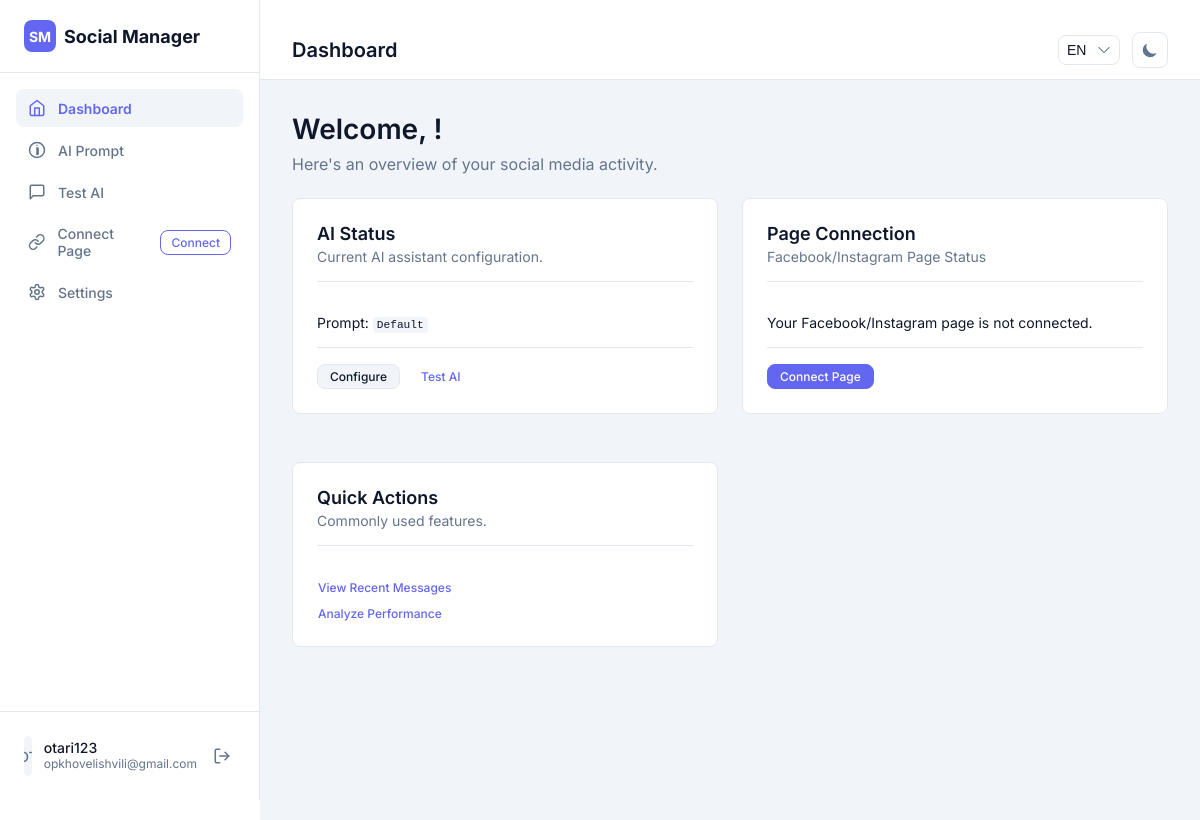
Before: /home/ (signed in) with the older database file.
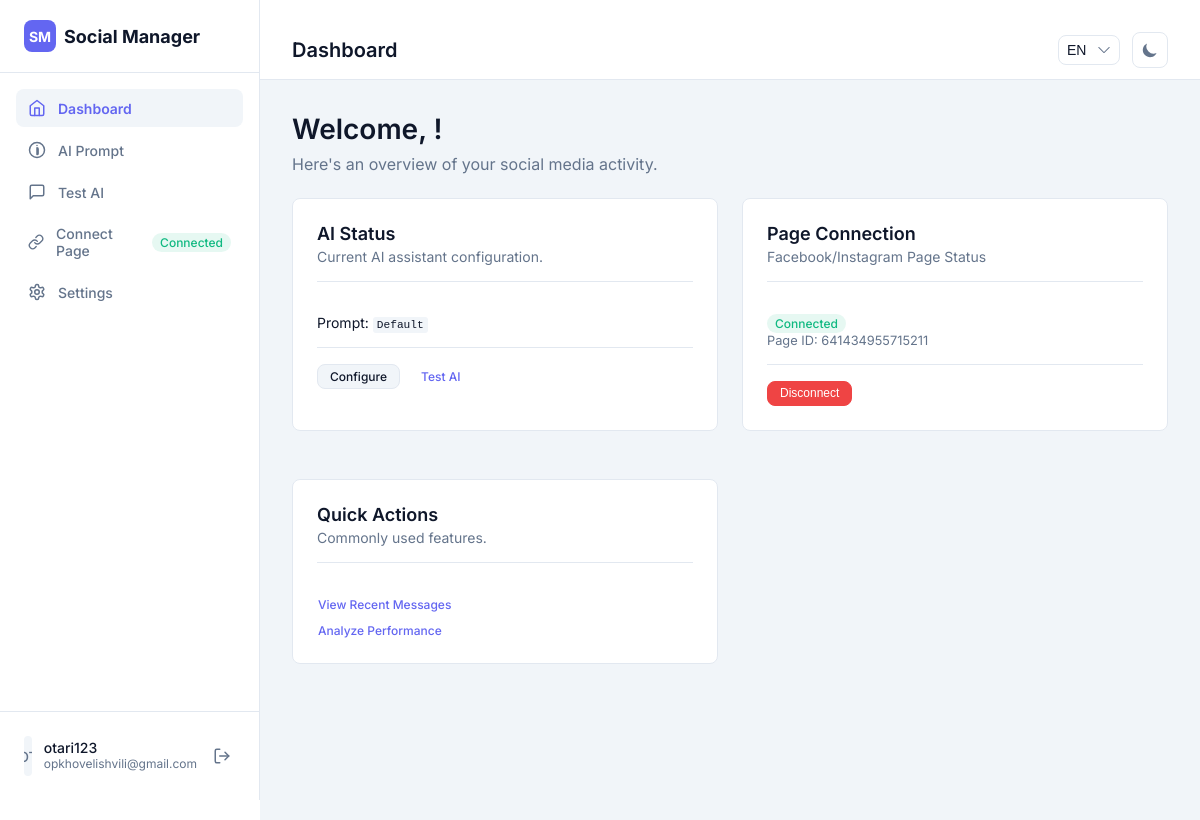
After: the same page with the newer database file.
### socialapp/models.py (models this page shows)
class CustomUser(AbstractUser):
    is_paid = models.BooleanField(default=False)
    meta_access_token = models.CharField(max_length=255, blank=True, null=True)
    page_id = models.CharField(max_length=255, blank=True, null=True)  # Add this
    page_access_token = models.CharField(max_length=255, blank=True, null=True)
    email = models.EmailField(unique=True)
    system_prompt = models.TextField(blank=True, null=True)

### socialapp/views.py (the view)
# urls.py: path('home/', socialapp_views.home, name='home'),
@login_required
def home(request):
    has_meta_creds = False
    if isinstance(request.user, CustomUser):
         has_meta_creds = bool(request.user.page_id and request.user.page_access_token)
    context = {
        'user': request.user,
        'has_meta_creds': has_meta_creds
        }
    return render(request, 'home.html', context)

### socialapp/templates/home.html (shortened to what this page needs)
{% extends "base_generic.html" %}
{% load static i18n %}
{% block header_title %}{% trans "Dashboard" %}{% endblock header_title %}
{% block content %}
  <h1 class="welcome-heading">{% blocktrans %}Welcome, {{ request.user.username }}!{% endblocktrans %}</h1>
  <p class="info-text">{% trans "Here's an overview of your social media activity." %}</p>
  <div style="display: grid; grid-template-columns: repeat(auto-fit, minmax(280px, 1fr)); gap: 1.5rem;">
    <div class="card">
        <div class="card-header">
            <h3 class="card-title">{% trans "AI Status" %}</h3>
            <p class="card-description">{% trans "Current AI assistant configuration." %}</p>
        </div>
        <div class="card-content">
            <p>{% trans "Prompt:" %} <code style="font-size: 0.8em; background-color: var(--secondary); padding: 2px 4px; border-radius: 3px;">{{ system_prompt|default:_("Default")|truncatechars:50 }}</code></p>
        </div>
         <div class="card-footer">
            <a href="{% url 'update_system_prompt' %}" class="button button-secondary button-sm">{% trans "Configure" %}</a>
            <a href="{% url 'test_ai_conversation' %}" class="button button-ghost button-sm">{% trans "Test AI" %}</a>
        </div>
    </div>
    <div class="card">
        <div class="card-header">
            <h3 class="card-title">{% trans "Page Connection" %}</h3>
             <p class="card-description">{% trans "Facebook/Instagram Page Status" %}</p>
        </div>
        <div class="card-content">
           {% if user.is_authenticated %}
                {% if user.page_id and user.page_access_token %}
                    <p><span class="nav-status-indicator nav-status-ok">{% trans "Connected" %}</span></p>
                    <p style="font-size: 0.8rem; color: var(--muted-foreground);">{% trans "Page ID:" %} {{ user.page_id }}</p>
                {% else %}
                    <p>{% trans "Your Facebook/Instagram page is not connected." %}</p>
                {% endif %}
           {% else %}
                 <p>{% trans "Login to manage page connections." %}</p>
           {% endif %}
        </div>
         <div class="card-footer">
             {% if user.is_authenticated %}
                 {% if user.page_id and user.page_access_token %}
                     <form action="{% url 'disconnect-page' %}" method="post" style="display: inline;">
                         <button type="submit" class="button button-destructive button-sm"
                                 onclick="return confirm('{% trans "Are you sure you want to disconnect this page? AI responses will stop and your subscription may be cancelled." %}')">
                             {% trans "Disconnect" %}
                         </button>
                     </form>
                 {% else %}
                     <a href="{% url 'meta_auth' %}" class="button button-primary button-sm">{% trans "Connect Page" %}</a>
                 {% endif %}
             {% else %}
                 <a href="{% url 'account_login' %}" class="button button-secondary button-sm">{% trans "Login" %}</a>
             {% endif %}
        </div>
    </div>
     <div class="card">
        <div class="card-header">
            <h3 class="card-title">{% trans "Quick Actions" %}</h3>
             <p class="card-description">{% trans "Commonly used features." %}</p>
        </div>
        <div class="card-content">
           <ul style="list-style: none; padding: 0; margin: 0; display: flex; flex-direction: column; gap: 0.5rem;">
               <li><a href="#" class="button button-link button-sm" style="text-decoration: none; padding: 0;">{% trans "View Recent Messages" %}</a></li>
               <li><a href="#" class="button button-link button-sm" style="text-decoration: none; padding: 0;">{% trans "Analyze Performance" %}</a></li>
           </ul>
        </div>
    </div>
  </div>
{% endblock content %}

### socialapp/templates/base_generic.html (shortened to what this page needs)
<!DOCTYPE html>
{% load i18n static %}
<html lang="{{ request.LANGUAGE_CODE|default:"en" }}">
<head>
  {% load static %}
  <link rel="stylesheet" href="https://cdnjs.cloudflare.com/ajax/libs/font-awesome/6.4.0/css/all.min.css" />
  <link rel="stylesheet" href="{% static 'styles/base.css' %}" />
</head>
<body class="{% if request.COOKIES.darkMode == 'true' %}dark{% endif %}">
  <div class="layout">
    <aside class="sidebar">
         <div class="sidebar-header">
            <a href="{% url 'home' %}" class="logo">
            <div class="logo-icon">SM</div>
            <span>{% trans "Social Manager" %}</span>
            </a>
        </div>
        <nav class="nav-items">
            <a href="{% url 'home' %}" class="nav-item {% if request.resolver_match.url_name == 'home' %}active{% endif %}">
                <svg class="icon" xmlns="http://www.w3.org/2000/svg" viewBox="0 0 24 24" fill="none" stroke-linecap="round" stroke-linejoin="round"><path d="M3 9l9-7 9 7v11a2 2 0 0 1-2 2H5a2 2 0 0 1-2-2z"></path><polyline points="9 22 9 12 15 12 15 22"></polyline></svg>
                {% trans "Dashboard" %}
            </a>
            <a href="{% url 'update_system_prompt' %}" class="nav-item {% if request.resolver_match.url_name == 'update_system_prompt' %}active{% endif %}">
                <svg class="icon" xmlns="http://www.w3.org/2000/svg" viewBox="0 0 24 24" fill="none" stroke-linecap="round" stroke-linejoin="round"><path d="M12 2a10 10 0 1 0 10 10A10 10 0 0 0 12 2Z"></path><path d="M12 18a1.5 1.5 0 0 0 1.5-1.5v-6A1.5 1.5 0 0 0 12 9z"></path><path d="M12 6h.01"></path></svg>
                {% trans "AI Prompt" %}
            </a>
            <a href="{% url 'test_ai_conversation' %}" class="nav-item {% if request.resolver_match.url_name == 'test_ai_conversation' or request.resolver_match.url_name == 'send_test_message' %}active{% endif %}">
                <svg class="icon" xmlns="http://www.w3.org/2000/svg" viewBox="0 0 24 24" fill="none" stroke-linecap="round" stroke-linejoin="round"><path d="M21 15a2 2 0 0 1-2 2H7l-4 4V5a2 2 0 0 1 2-2h14a2 2 0 0 1 2 2z"></path></svg>
                {% trans "Test AI" %}
            </a>
            <div class="nav-item">
                <svg class="icon" xmlns="http://www.w3.org/2000/svg" viewBox="0 0 24 24" fill="none" stroke-linecap="round" stroke-linejoin="round"><path d="M10 13a5 5 0 0 0 7.54.54l3-3a5 5 0 0 0-7.07-7.07l-1.72 1.71"></path><path d="M14 11a5 5 0 0 0-7.54-.54l-3 3a5 5 0 0 0 7.07 7.07l1.71-1.71"></path></svg>
                {% trans "Connect Page" %}
                {% if user.is_authenticated and user.page_id and user.page_access_token %}
                    <span class="nav-status-indicator nav-status-ok" title="{% blocktrans with page_id=user.page_id %}Facebook/Instagram Page Connected (ID: {{ page_id }}){% endblocktrans %}">{% trans "Connected" %}</span>
                {% elif user.is_authenticated %}
                    <a href="{% url 'meta_auth' %}" class="connect-link">{% trans "Connect" %}</a>
                {% else %}
                    <span class="nav-status-indicator" title="{% trans 'Login to connect' %}">{% trans "N/A" %}</span>
                {% endif %}
            </div>
            <a href="#" class="nav-item">
                {% trans "Settings" %}
            </a>
        </nav>
        <div class="sidebar-footer">
             {% if user.is_authenticated %}
            <div class="user-profile">
                <div class="avatar">
                    {{ request.user.username|slice:":2"|upper }}
                </div>
                <div class="user-info">
                    <div class="user-name">{{ request.user.get_full_name|default:request.user.username }}</div>
                    <div class="user-email">{{ request.user.email|default:"" }}</div>
                </div>
                <form method="post" action="{% url 'account_logout' %}" style="display: inline;">
                    <button type="submit" class="logout-button" title="{% trans 'Log out' %}">
                        <svg xmlns="http://www.w3.org/2000/svg" viewBox="0 0 24 24" fill="none" stroke="currentColor" stroke-width="2" stroke-linecap="round" stroke-linejoin="round">
                        <path d="M9 21H5a2 2 0 0 1-2-2V5a2 2 0 0 1 2-2h4"></path>
                        <polyline points="16 17 21 12 16 7"></polyline>
                        <line x1="21" y1="12" x2="9" y2="12"></line>
                        </svg>
                    </button>
                </form>
            </div>
            {% else %}
            <div class="text-center">
                <a href="{% url 'account_login' %}" class="button button-primary w-full">{% trans "Sign In" %}</a>
            </div>
            {% endif %}
        </div>
    </aside>
    <div class="main-content-wrapper">
        <header class="main-header">
            <div class="page-title">{% block header_title %}{% endblock %}</div>
            <div class="header-controls">
                {% get_available_languages as AVAILABLE_LANGUAGES %}
                {% if AVAILABLE_LANGUAGES|length > 1 %}
                <form action="{% url 'set_language' %}" method="post" class="language-switcher">
                    <select name="language" aria-label="{% trans 'Change language' %}" title="{% trans 'Change language' %}" onchange="this.form.submit()">
                        {% get_current_language as CURRENT_LANGUAGE_CODE %}
                        {% get_language_info_list for AVAILABLE_LANGUAGES as languages %}
                        {% for language in languages %}
                            <option value="{{ language.code }}"{% if language.code == CURRENT_LANGUAGE_CODE %} selected{% endif %}>
                                {{ language.code|upper }}
                            </option>
                        {% endfor %}
                    </select>
                </form>
                {% endif %}
                <button id="theme-toggle" type="button" class="button button-ghost" title="{% trans 'Toggle theme' %}">
                    <svg id="theme-toggle-dark-icon" class="hidden" fill="currentColor" viewBox="0 0 20 20" xmlns="http://www.w3.org/2000/svg"><path d="M17.293 13.293A8 8 0 016.707 2.707a8.001 8.001 0 1010.586 10.586z"></path></svg>
                </button>
            </div>
        </header>
        <main class="main-content">
          {% block content %}{% endblock %}
        </main>
    </div>
  </div>
</body>
</html>

Changed rows visible on the page:
changed CustomUser "OT": page_id (not shown) → "641434955715211"
Other visible differences:
text no longer shown: "Connect Your Facebook/Instagram page is not connected. Connect Page"
text now shown: "Connected Connected Page ID: Disconnect"
